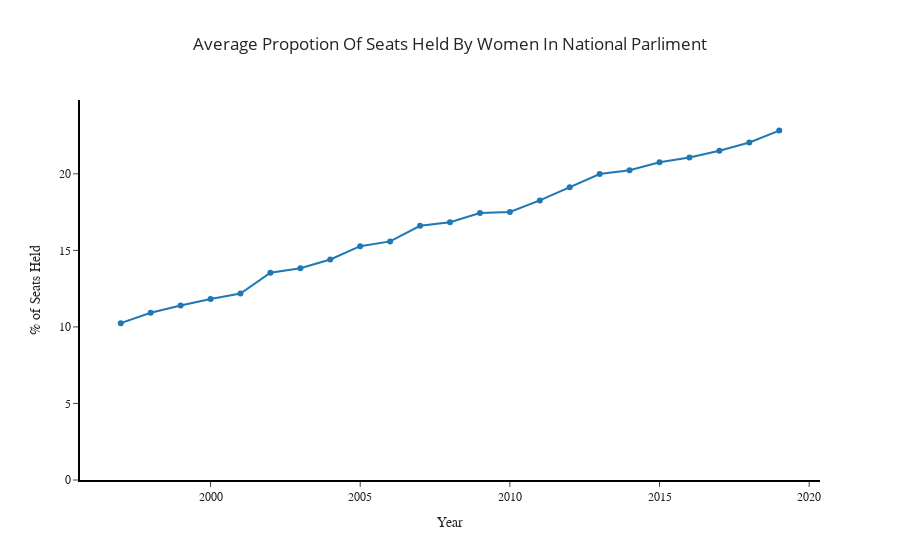

Here is the notebook cell this chart was saved with:
### Markdown cell above
### World level trend of seats Held in National Parliment by women

### Code cell
world_level = data.groupby(['Year'], as_index=False).agg({'Seats Held in National Parliment': 'mean'})  # Year aggregation
world_level = world_level[~world_level['Seats Held in National Parliment'].isnull()]  # Use only available values of proportion

# Annotation
x_annot, y_annot = world_level[world_level['Year'] == world_level['Year'].min()][['Year', 'Seats Held in National Parliment']].values.tolist()[0]

# Draw figure
fig = px.line(world_level,
              x='Year',
              y='Seats Held in National Parliment',
              template='simple_white',
              hover_name='Year',
              title='Average Propotion Of Seats Held By Women In National Parliment')

# Set custom hover message
fig.update_traces(mode="markers+lines",
                  hovertemplate="%{y:.2f} % of seats were held in %{x}")

fig.update_layout(xaxis=dict(title='Year',
                             linewidth=2,
                             linecolor='black'),
                  yaxis=dict(title='% of Seats Held',
                             range=[0, world_level['Seats Held in National Parliment'].max() + 2],
                             linewidth=2,
                             linecolor='black'),
                  title=dict(x=0.5)
                  )

fig.update_layout(
    font_family="Droid Serif",
    title_font_family="Open Sans",
    legend_title_font_color="green"
)

### Figure 1 — Plotly figure (JSON) as saved in the notebook; plotly's stock layout.template omitted (floating-point values rounded to 4 significant figures)
{"data": [{"hovertemplate": "%{y:.2f} % of seats were held in %{x}", "hovertext": ["1997", "1998", "1999", "2000", "2001", "2002", "2003", "2004", "2005", "2006", "2007", "2008", "2009", "2010", "2011", "2012", "2013", "2014", "2015", "2016", "2017", "2018", "2019"], "legendgroup": "", "line": {"color": "#1F77B4", "dash": "solid"}, "mode": "markers+lines", "name": "", "orientation": "v", "showlegend": false, "type": "scatter", "x": ["1997", "1998", "1999", "2000", "2001", "2002", "2003", "2004", "2005", "2006", "2007", "2008", "2009", "2010", "2011", "2012", "2013", "2014", "2015", "2016", "2017", "2018", "2019"], "xaxis": "x", "y": [10.24, 10.93, 11.39, 11.82, 12.18, 13.54, 13.83, 14.4, 15.27, 15.59, 16.6, 16.84, 17.44, 17.5, 18.26, 19.12, 19.99, 20.24, 20.76, 21.06, 21.51, 22.05, 22.82], "yaxis": "y"}], "layout": {"autosize": true, "font": {"family": "Droid Serif"}, "legend": {"title": {"font": {"color": "green"}}, "tracegroupgap": 0}, "title": {"font": {"family": "Open Sans"}, "text": "Average Propotion Of Seats Held By Women In National Parliment", "x": 0.5}, "xaxis": {"anchor": "y", "autorange": true, "domain": [0, 1], "linecolor": "black", "linewidth": 2, "range": [1996.0, 2020.0], "title": {"text": "Year"}, "type": "linear"}, "yaxis": {"anchor": "x", "domain": [0, 1], "linecolor": "black", "linewidth": 2, "range": [0, 24.82], "title": {"text": "% of Seats Held"}, "type": "linear"}}}
